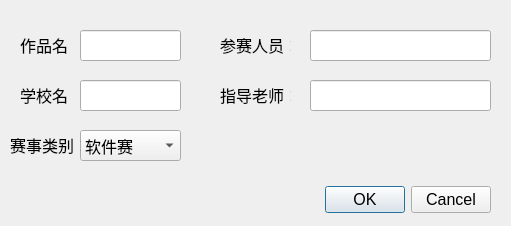
<?xml version="1.0" encoding="UTF-8"?>
<ui version="4.0">
 <class>teamDialog</class>
 <widget class="QDialog" name="teamDialog">
  <property name="geometry">
   <rect>
    <x>0</x>
    <y>0</y>
    <width>511</width>
    <height>226</height>
   </rect>
  </property>
  <property name="minimumSize">
   <size>
    <width>511</width>
    <height>226</height>
   </size>
  </property>
  <property name="maximumSize">
   <size>
    <width>511</width>
    <height>266</height>
   </size>
  </property>
  <property name="font">
   <font>
    <pointsize>12</pointsize>
   </font>
  </property>
  <property name="windowTitle">
   <string>队伍数据编辑</string>
  </property>
  <widget class="QDialogButtonBox" name="buttonBox">
   <property name="geometry">
    <rect>
     <x>280</x>
     <y>159</y>
     <width>211</width>
     <height>81</height>
    </rect>
   </property>
   <property name="sizePolicy">
    <sizepolicy hsizetype="Preferred" vsizetype="Preferred">
     <horstretch>0</horstretch>
     <verstretch>0</verstretch>
    </sizepolicy>
   </property>
   <property name="orientation">
    <enum>Qt::Horizontal</enum>
   </property>
   <property name="standardButtons">
    <set>QDialogButtonBox::Cancel|QDialogButtonBox::Ok</set>
   </property>
   <property name="centerButtons">
    <bool>false</bool>
   </property>
  </widget>
  <widget class="QLineEdit" name="worknameEdit">
   <property name="geometry">
    <rect>
     <x>80</x>
     <y>30</y>
     <width>101</width>
     <height>31</height>
    </rect>
   </property>
  </widget>
  <widget class="QLabel" name="label">
   <property name="geometry">
    <rect>
     <x>20</x>
     <y>30</y>
     <width>53</width>
     <height>31</height>
    </rect>
   </property>
   <property name="text">
    <string>&lt;html&gt;&lt;head/&gt;&lt;body&gt;&lt;p align=&quot;center&quot;&gt;&lt;span style=&quot; font-size:12pt;&quot;&gt;作品名：&lt;/span&gt;&lt;/p&gt;&lt;/body&gt;&lt;/html&gt;</string>
   </property>
  </widget>
  <widget class="QLineEdit" name="schoolnamelineEdit">
   <property name="geometry">
    <rect>
     <x>80</x>
     <y>80</y>
     <width>101</width>
     <height>31</height>
    </rect>
   </property>
  </widget>
  <widget class="QLabel" name="label_2">
   <property name="geometry">
    <rect>
     <x>20</x>
     <y>80</y>
     <width>53</width>
     <height>31</height>
    </rect>
   </property>
   <property name="text">
    <string>&lt;html&gt;&lt;head/&gt;&lt;body&gt;&lt;p align=&quot;center&quot;&gt;&lt;span style=&quot; font-size:12pt;&quot;&gt;学校名：&lt;/span&gt;&lt;/p&gt;&lt;/body&gt;&lt;/html&gt;</string>
   </property>
  </widget>
  <widget class="QComboBox" name="eventBox">
   <property name="geometry">
    <rect>
     <x>80</x>
     <y>130</y>
     <width>101</width>
     <height>31</height>
    </rect>
   </property>
   <property name="font">
    <font>
     <pointsize>12</pointsize>
    </font>
   </property>
   <property name="contextMenuPolicy">
    <enum>Qt::DefaultContextMenu</enum>
   </property>
   <item>
    <property name="text">
     <string>软件赛</string>
    </property>
   </item>
   <item>
    <property name="text">
     <string>电子赛</string>
    </property>
   </item>
   <item>
    <property name="text">
     <string>项目实战赛</string>
    </property>
   </item>
   <item>
    <property name="text">
     <string>数字科技创新赛</string>
    </property>
   </item>
   <item>
    <property name="text">
     <string>视觉艺术设计赛</string>
    </property>
   </item>
   <item>
    <property name="text">
     <string>专项赛</string>
    </property>
   </item>
  </widget>
  <widget class="QLabel" name="label_3">
   <property name="geometry">
    <rect>
     <x>10</x>
     <y>130</y>
     <width>71</width>
     <height>31</height>
    </rect>
   </property>
   <property name="text">
    <string>&lt;html&gt;&lt;head/&gt;&lt;body&gt;&lt;p align=&quot;center&quot;&gt;&lt;span style=&quot; font-size:12pt;&quot;&gt;赛事类别：&lt;/span&gt;&lt;/p&gt;&lt;/body&gt;&lt;/html&gt;</string>
   </property>
  </widget>
  <widget class="QLineEdit" name="participantslineEdit">
   <property name="geometry">
    <rect>
     <x>310</x>
     <y>30</y>
     <width>181</width>
     <height>31</height>
    </rect>
   </property>
  </widget>
  <widget class="QLabel" name="label_4">
   <property name="geometry">
    <rect>
     <x>220</x>
     <y>30</y>
     <width>71</width>
     <height>31</height>
    </rect>
   </property>
   <property name="text">
    <string>&lt;html&gt;&lt;head/&gt;&lt;body&gt;&lt;p align=&quot;center&quot;&gt;&lt;span style=&quot; font-size:12pt;&quot;&gt;参赛人员：&lt;/span&gt;&lt;/p&gt;&lt;/body&gt;&lt;/html&gt;</string>
   </property>
  </widget>
  <widget class="QLineEdit" name="instructorlineEdit">
   <property name="geometry">
    <rect>
     <x>310</x>
     <y>80</y>
     <width>181</width>
     <height>31</height>
    </rect>
   </property>
  </widget>
  <widget class="QLabel" name="label_5">
   <property name="geometry">
    <rect>
     <x>220</x>
     <y>80</y>
     <width>71</width>
     <height>31</height>
    </rect>
   </property>
   <property name="text">
    <string>&lt;html&gt;&lt;head/&gt;&lt;body&gt;&lt;p align=&quot;center&quot;&gt;&lt;span style=&quot; font-size:12pt;&quot;&gt;指导老师：&lt;/span&gt;&lt;/p&gt;&lt;/body&gt;&lt;/html&gt;</string>
   </property>
  </widget>
 </widget>
 <resources/>
 <connections>
  <connection>
   <sender>buttonBox</sender>
   <signal>accepted()</signal>
   <receiver>teamDialog</receiver>
   <slot>accept()</slot>
   <hints>
    <hint type="sourcelabel">
     <x>248</x>
     <y>254</y>
    </hint>
    <hint type="destinationlabel">
     <x>157</x>
     <y>274</y>
    </hint>
   </hints>
  </connection>
  <connection>
   <sender>buttonBox</sender>
   <signal>rejected()</signal>
   <receiver>teamDialog</receiver>
   <slot>reject()</slot>
   <hints>
    <hint type="sourcelabel">
     <x>316</x>
     <y>260</y>
    </hint>
    <hint type="destinationlabel">
     <x>286</x>
     <y>274</y>
    </hint>
   </hints>
  </connection>
 </connections>
</ui>
